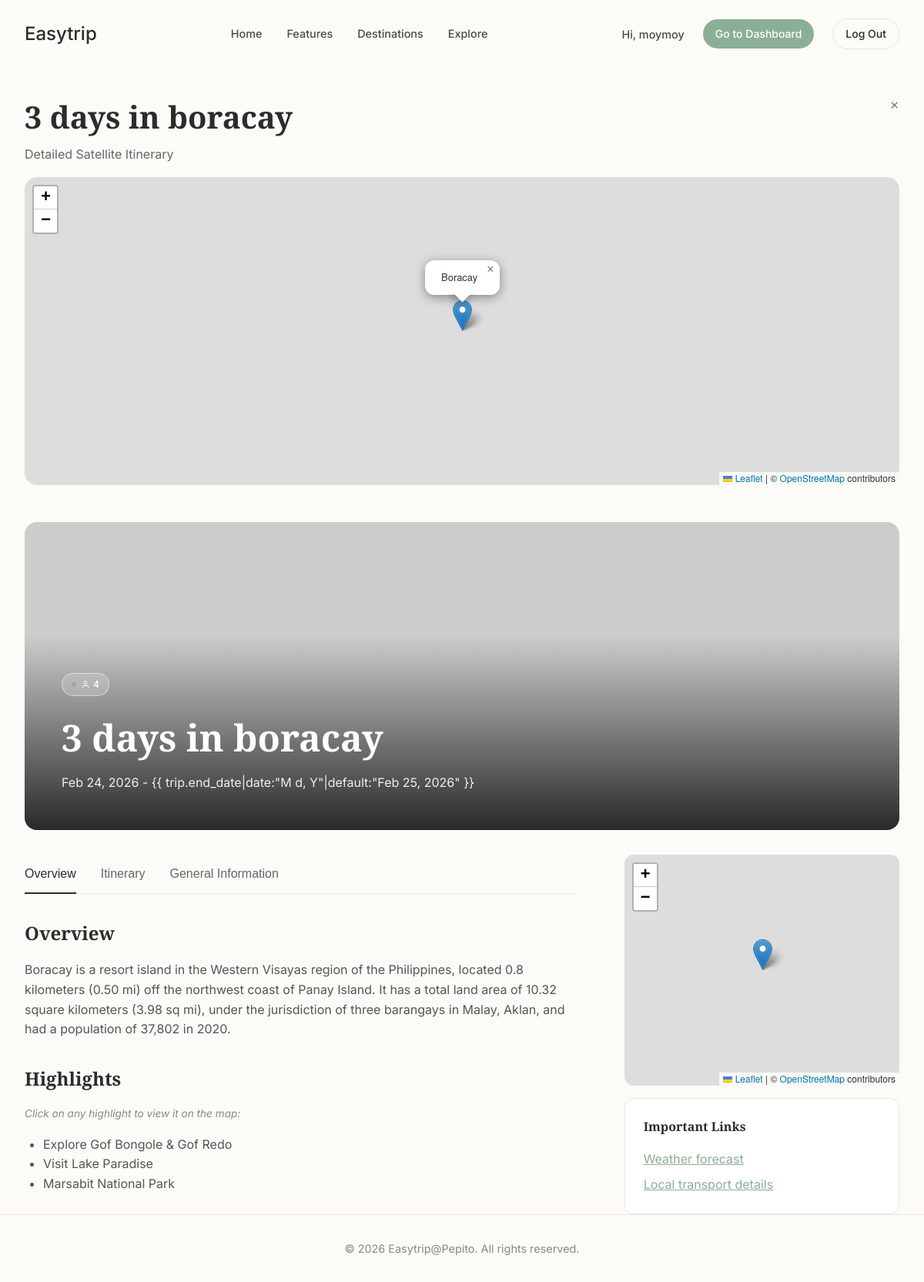
/trip/21/ (signed in), run on the app's committed database.
### planner/models.py (models this page shows)
class Trip(models.fields.Field):
    pass

### planner/views.py (the view)
# urls.py: path('trip/<int:trip_id>/', views.trip_detail, name='trip_detail'),
def trip_detail(request, trip_id):
    trip = get_object_or_404(Trip, id=trip_id)
    days = trip.days.all()
    context = {
        'trip': trip,
        'days': days
    }
    return render(request, 'detail.html', context)

### templates/detail.html (shortened to what this page needs)
{% extends 'base.html' %}
{% load static %}
{% block extra_head %}
<link rel="stylesheet" href="https://unpkg.com/leaflet@1.9.4/dist/leaflet.css"
 />
{% endblock %}
{% block content %}
<div class="detail-container" style="margin-top: 2rem;">
    <div style="margin-bottom: 1rem; position: relative;">
        <a href="{% url 'home' %}"
            style="position: absolute; right: 0; top: 0; color: #888; text-decoration: none; font-size: 1.2rem;">×</a>
        <h1 style="font-size: 2.5rem; margin-bottom: 0.25rem;">{{ trip.title|default:"Marsabit, Kenya" }}</h1>
        <p style="color: #666;">Detailed Satellite Itinerary</p>
    </div>
    <div id="map" style="margin-bottom: 3rem;"></div>
    <div class="detail-hero">
        <img src="{{ trip.image_url|default:'https://images.unsplash.com/photo-1547471080-7fc2caa6f571?auto=format&fit=crop&q=80&w=1200' }}"
            alt="Destination Image">
        <div class="detail-hero-content">
            <span class="pill-tag"
                style="background-color: rgba(255,255,255,0.2); color: white; border: 1px solid rgba(255,255,255,0.5);">
                <svg width="12" height="12" viewBox="0 0 24 24" fill="none" stroke="currentColor" stroke-width="2"
                    style="vertical-align: middle; margin-right: 4px;">
                    <path d="M20 21v-2a4 4 0 0 0-4-4H8a4 4 0 0 0-4 4v2"></path>
                    <circle cx="12" cy="7" r="4"></circle>
                </svg>
                {{ trip.group_size|default:"2 Persons" }}
            </span>
            <h1>{{ trip.title|default:"Marsabit, Kenya" }}</h1>
            <p style="opacity: 0.9;">{{ trip.start_date|date:"M d, Y"|default:"Feb 18, 2026" }} - {{
                trip.end_date|date:"M d, Y"|default:"Feb 25, 2026" }}</p>
        </div>
    </div>
    <div class="detail-grid">
        <div class="main-content">
            <div class="nav-tabs">
                <button class="active" onclick="switchTab('overview')">Overview</button>
                <button onclick="switchTab('itinerary')">Itinerary</button>
                <button onclick="switchTab('general')">General Information</button>
            </div>
            <div id="overview" class="tab-content active overview-section">
                <h3>Overview</h3>
                <p>{{ trip.overview }}</p>
                <h3>Highlights</h3>
                <p style="font-size: 0.85rem; color: #888; font-style: italic; margin-bottom: 1rem;">Click on any
                    highlight to view it on the map:</p>
                <ul style="list-style: disc; padding-left: 1.5rem; color: #555;">
                    <li>Explore Gof Bongole & Gof Redo</li>
                    <li>Visit Lake Paradise</li>
                    <li>Marsabit National Park</li>
                </ul>
            </div>
        </div>
        <div class="sidebar">
            <div id="map-small" style="height: 300px; border-radius: 12px; margin-bottom: 1rem;"></div>
            <div
                style="background: var(--white); padding: 1.5rem; border-radius: 12px; border: 1px solid var(--border-color);">
                <h4 style="margin-bottom: 1rem;">Important Links</h4>
                <a href="#"
                    style="display: block; color: var(--primary-green); margin-bottom: 0.5rem; text-decoration: underline;">Weather
                    forecast</a>
                <a href="#" style="display: block; color: var(--primary-green); text-decoration: underline;">Local
                    transport details</a>
            </div>
        </div>
    </div>
</div>
{% endblock %}

### templates/base.html (shortened to what this page needs)
<!DOCTYPE html>
{% load static %}
<html lang="en">
<head>
    <link rel="stylesheet" href="{% static 'css/style.css' %}">
    {% block extra_head %}{% endblock %}
</head>
<body>
    <nav class="navbar">
        <div class="nav-container">
            <a href="{% url 'home' %}" class="logo">
                <span style="font-size: 1.5rem; font-weight: 500;">Easytrip</span>
            </a>
            <ul class="nav-links">
                <li><a href="{% url 'home' %}">Home</a></li>
                <li><a href="{% url 'home' %}#features">Features</a></li>
                <li><a href="{% url 'home' %}#create-trip">Destinations</a></li>
                <li><a href="{% url 'home' %}#explore">Explore</a></li>
            </ul>
            <div class="nav-actions">
                {% if user.is_authenticated %}
                <span style="font-size: 0.9rem; font-weight: 500; color: #4a4a4a;">Hi, {{ user.username }}</span>
                <a href="{% url 'dashboard' %}" class="btn btn-primary dark-green-btn btn-sm">Go to Dashboard</a>
                <a href="{% url 'logout' %}" class="btn btn-outline btn-sm"
                    style="border: 1px solid var(--border-color);">Log Out</a>
                {% else %}
                <a href="{% url 'login' %}" class="btn btn-outline btn-sm"
                    style="border: 1px solid var(--border-color);">Log In</a>
                <a href="{% url 'signup' %}" class="btn btn-primary dark-green-btn btn-sm">Sign Up</a>
                {% endif %}
            </div>
        </div>
    </nav>
    <main>
        {% block content %}
        {% endblock %}
    </main>
    <footer>
        <div class="footer-container">
            <p>&copy; {% now "Y" %} Easytrip@Pepito. All rights reserved.</p>
        </div>
    </footer>
</body>
</html>

### static/css/style.css (style rules this page uses)
:root { --bg-color: #FDFBF7; --text-color: #2C2C2C; --primary-green: #8BAF96; --primary-green-hover: #73977e; --light-green: #E4ECE5; --border-color: #E6E6E6; --white: #FFFFFF; --font-serif: 'Playfair Display', serif; --font-sans: 'Inter', sans-serif; }
* { margin: 0; padding: 0; box-sizing: border-box; }
body { background-color: var(--bg-color); color: var(--text-color); font-family: var(--font-sans); line-height: 1.6; overflow-x: hidden; }
h1, h2, h3, h4, h5, h6 { font-family: var(--font-serif); font-weight: 600; color: var(--text-color); }
a { color: inherit; text-decoration: none; transition: color 0.3s ease; }
ul { list-style: none; }
.pill-tag { display: inline-flex; align-items: center; padding: 4px 12px; border-radius: 20px; background-color: var(--light-green); color: var(--primary-green); font-size: 0.75rem; font-weight: 500; margin-bottom: 1rem; }
.pill-tag::before { content: ''; display: inline-block; width: 6px; height: 6px; border-radius: 50%; background-color: var(--primary-green); margin-right: 6px; }
.btn { display: inline-flex; align-items: center; justify-content: center; padding: 12px 24px; border-radius: 30px; font-weight: 500; font-family: var(--font-sans); cursor: pointer; transition: all 0.3s ease; border: none; text-decoration: none; }
.btn-sm { padding: 8px 16px; font-size: 0.875rem; }
.btn-primary.dark-green-btn { background-color: var(--primary-green); color: var(--white); }
.btn-outline { background-color: transparent; border: 1px solid var(--border-color); color: var(--text-color); }
.navbar { padding: 1.5rem 0; background-color: transparent; position: relative; z-index: 100; }
.nav-container { max-width: 1200px; margin: 0 auto; padding: 0 2rem; display: flex; justify-content: space-between; align-items: center; }
.logo { display: flex; align-items: center; gap: 8px; }
.nav-links { display: flex; gap: 2rem; }
.nav-links a { font-size: 0.9rem; font-weight: 500; color: #4a4a4a; }
.nav-actions { display: flex; align-items: center; gap: 1.5rem; }
.footer-container { max-width: 1200px; margin: 0 auto; padding: 2rem; text-align: center; border-top: 1px solid var(--border-color); color: #888; font-size: 0.9rem; }

### templates/detail.html (style rules this page uses)
.detail-hero { position: relative; height: 400px; width: 100%; overflow: hidden; border-radius: 16px; margin-bottom: 2rem; }
.detail-hero img { width: 100%; height: 100%; object-fit: cover; }
.detail-hero-content { position: absolute; bottom: 0; left: 0; width: 100%; padding: 3rem; background: linear-gradient(to top, rgba(0, 0, 0, 0.8), transparent); color: white; }
.detail-hero-content h1 { color: white; font-size: 3rem; margin-bottom: 0.5rem; }
.detail-container { max-width: 1200px; margin: 0 auto; padding: 0 2rem; }
.nav-tabs { display: flex; gap: 2rem; border-bottom: 1px solid var(--border-color); margin-bottom: 2rem; }
.nav-tabs button { background: none; border: none; padding: 1rem 0; font-size: 1rem; font-weight: 500; color: #666; cursor: pointer; position: relative; }
.nav-tabs button.active { color: var(--text-color); }
.nav-tabs button.active::after { content: ''; position: absolute; bottom: -1px; left: 0; width: 100%; height: 2px; background-color: var(--text-color); }
.tab-content { display: none; }
.tab-content.active { display: block; }
.detail-grid { display: grid; grid-template-columns: 2fr 1fr; gap: 4rem; }
.overview-section h3 { font-size: 1.5rem; margin-bottom: 1rem; }
.overview-section p { color: #555; margin-bottom: 2rem; }
#map { height: 400px; border-radius: 16px; z-index: 10; }

### data on the page
Trip: title "3 days in boracay", group_size "4", start_date "Feb 24, 2026", overview "Boracay is a resort island in the Western Visayas region of the Philippines, located 0.8 kilometers (0.50 mi) off the northwest coast of Panay Island. It has a total land area of 10.32 square kilometers (3.98 sq mi), under the jurisdiction of three barangays in Malay, Aklan, and had a population of 37,802 in 2020."

### other printed values
{{ user.username }} "moymoy"
